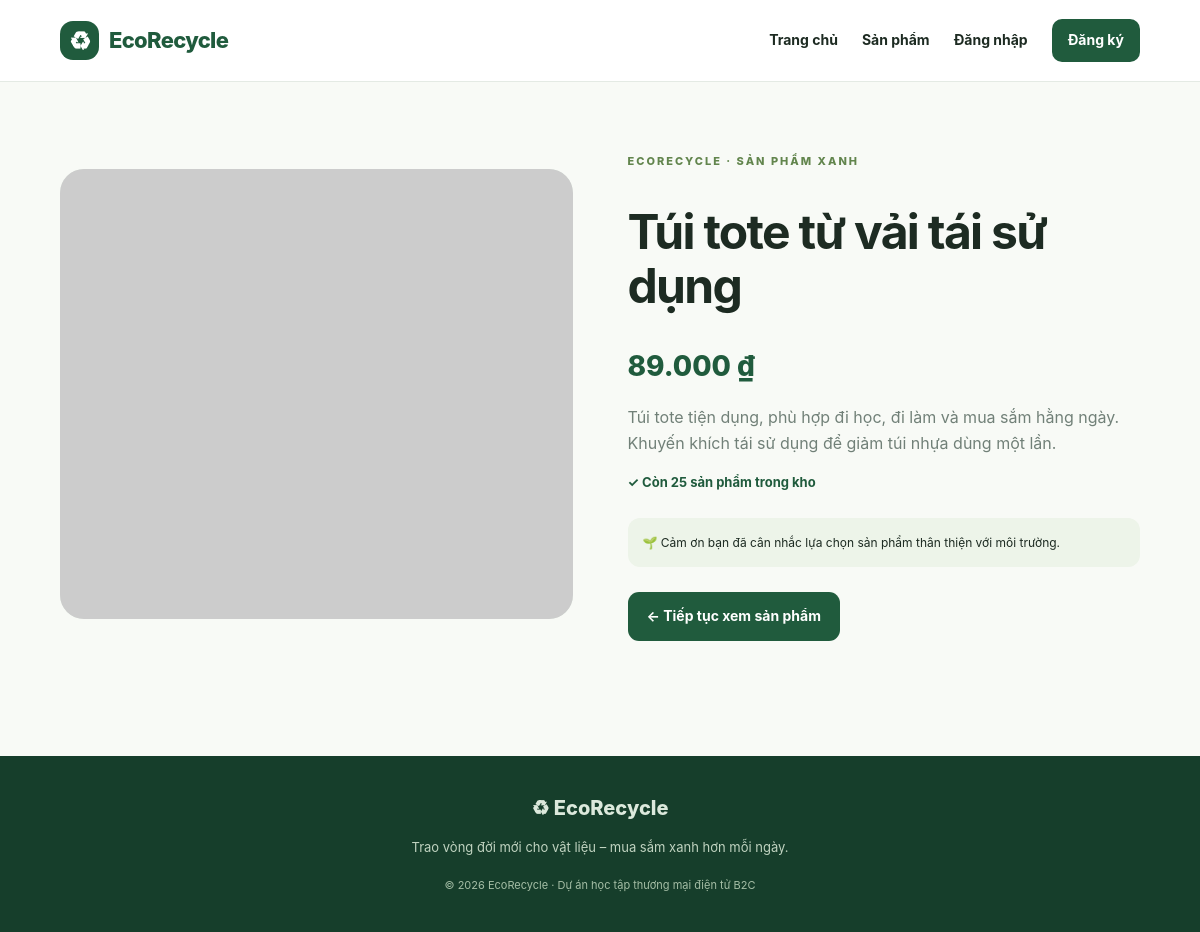
Page /public/product.php?id=1 on the committed database.
### tables this page shows
CREATE TABLE IF NOT EXISTS products (
  id INT UNSIGNED AUTO_INCREMENT PRIMARY KEY,
  name VARCHAR(180) NOT NULL,
  description TEXT NOT NULL,
  price DECIMAL(12,2) NOT NULL DEFAULT 0,
  stock INT NOT NULL DEFAULT 0,
  image_url VARCHAR(1000) DEFAULT '',
  status ENUM('active','hidden') NOT NULL DEFAULT 'active',
  created_at TIMESTAMP NOT NULL DEFAULT CURRENT_TIMESTAMP,
  updated_at TIMESTAMP NOT NULL DEFAULT CURRENT_TIMESTAMP ON UPDATE CURRENT_TIMESTAMP,
  INDEX idx_products_status (status),
  INDEX idx_products_name (name)
);

### includes/functions.php (called while the page is built, shortened)
<?php
function e(?string $value): string {
    return htmlspecialchars($value ?? '', ENT_QUOTES, 'UTF-8');
}
function money(float|int|string $amount): string {
    return number_format((float)$amount, 0, ',', '.') . ' ₫';
}

### public/product.php (the view, shortened to what this page needs)
<?php
require_once __DIR__ . '/../config/database.php';
require_once __DIR__ . '/../includes/functions.php';
$id = filter_input(INPUT_GET, 'id', FILTER_VALIDATE_INT);
$stmt = $pdo->prepare("SELECT * FROM products WHERE id = ? AND status = 'active'");
$stmt->execute([$id ?: 0]); $product = $stmt->fetch();
require __DIR__ . '/../includes/header.php';
?>
<div class="detail-layout">
  <div class="detail-image"><img src="<?= e($product['image_url']) ?>" alt="<?= e($product['name']) ?>" onerror="this.src='https://placehold.co/800x700/e8f2e8/245a3b?text=EcoRecycle'"></div>
  <div class="detail-copy"><span class="eyebrow">ECORECYCLE · SẢN PHẨM XANH</span><h1><?= e($product['name']) ?></h1><div class="detail-price"><?= money($product['price']) ?></div><p><?= nl2br(e($product['description'])) ?></p><p class="stock-note"><?= (int)$product['stock'] > 0 ? '✓ Còn ' . (int)$product['stock'] . ' sản phẩm trong kho' : 'Tạm hết hàng' ?></p><div class="notice">🌱 Cảm ơn bạn đã cân nhắc lựa chọn sản phẩm thân thiện với môi trường.</div><a class="button button-primary" href="products.php">← Tiếp tục xem sản phẩm</a></div>
</div>
<?php require __DIR__ . '/../includes/footer.php'; ?>

### public/assets/style.css (style rules this page uses)
:root { --green:#205b3d;--green-dark:#153d2b;--mint:#e8f2e8;--lime:#c6e7a3;--ink:#1d2b22;--muted:#718078;--line:#e4eae4;--white:#fff;--paper:#f8faf6;--radius:20px;--shadow:0 18px 50px rgba(26,69,43,.09) }
* { box-sizing:border-box }
html { scroll-behavior:smooth }
body { margin:0;background:var(--paper);color:var(--ink);font-family:Inter,"Segoe UI",Arial,sans-serif;line-height:1.6 }
a { color:inherit;text-decoration:none }
.eyebrow { font-size:11px;font-weight:850;letter-spacing:2px;color:#62854d }
.button { display:inline-flex;align-items:center;justify-content:center;gap:8px;border:0;border-radius:11px;padding:13px 19px;font-weight:750;font-size:14px;cursor:pointer;transition:transform .2s,background .2s }
.button-primary { background:var(--green);color:white }
.detail-layout { display:grid;grid-template-columns:1fr 1fr;gap:55px;align-items:center;padding:65px 0 }
.detail-image { height:450px;border-radius:24px;overflow:hidden;background:var(--mint) }
.detail-image img { width:100%;height:100%;object-fit:cover }
.detail-copy h1 { font-size:clamp(32px,4vw,48px);line-height:1.12;letter-spacing:-1.7px }
.detail-copy>p { color:var(--muted) }
.detail-price { font-size:28px;color:var(--green);font-weight:850 }
.stock-note { font-size:13px;color:var(--green)!important;font-weight:750 }
.notice { padding:15px;background:#edf4e9;border-radius:12px;font-size:12px;margin:25px 0 }

### rows in the picture
products: name "Túi tote từ vải tái sử dụng", price "89.000 ₫", description "Túi tote tiện dụng, phù hợp đi học, đi làm và mua sắm hằng ngày. Khuyến khích tái sử dụng để giảm túi nhựa dùng một lần.", stock "25"
